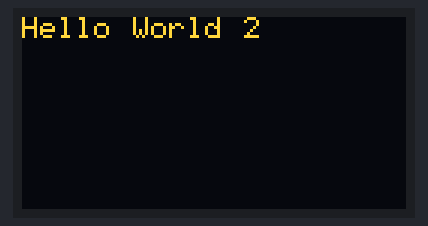
The sketch below on a simulated Arduino Uno, built with avr-gcc and run on an emulated ATmega328P. Parts: 128×64 one-colour display. Wiring (inferred from the names in the program): SSD1306 OLED at I2C address 0x3C. The OLED is the two-colour kind (top 16 rows yellow). At 0.2 s the program stops and its outputs stay as they are.

Above: at 0.2 s.

The sketch:

OLED_AVR.ino
```cpp
// (licence header left out)
// Define clock frequency and OLED I2C address
#define F_CPU 16000000UL
#define OLED_ADDRESS 0x3C
#define SCL_PIN    PC5   // Pin for SCL (Clock)
#define SDA_PIN    PC4   // Pin for SDA (Data)

// Display dimensions
#define DISPLAY_WIDTH 128
#define DISPLAY_HEIGHT 64

// Commands for the SSD1306 OLED
#define OLED_COMMAND 0x00
#define OLED_DATA 0x40

// 5x7 font data for digits 0-9
const uint8_t font5x7[][5] = {
    // 0-9
    {0x3E, 0x51, 0x49, 0x45, 0x3E}, // 0
    {0x00, 0x42, 0x7F, 0x40, 0x00}, // 1
    {0x42, 0x61, 0x51, 0x49, 0x46}, // 2
    {0x21, 0x41, 0x45, 0x4B, 0x31}, // 3
    {0x18, 0x14, 0x12, 0x7F, 0x10}, // 4
    {0x27, 0x45, 0x45, 0x45, 0x39}, // 5
    {0x3C, 0x4A, 0x49, 0x49, 0x30}, // 6
    {0x01, 0x71, 0x09, 0x05, 0x03}, // 7
    {0x36, 0x49, 0x49, 0x49, 0x36}, // 8
    {0x06, 0x49, 0x49, 0x29, 0x1E}, // 9
    // A-Z
    {0x7E, 0x11, 0x11, 0x11, 0x7E}, // A
    {0x7F, 0x49, 0x49, 0x49, 0x36}, // B
    {0x3E, 0x41, 0x41, 0x41, 0x22}, // C
    {0x7F, 0x41, 0x41, 0x22, 0x1C}, // D
    {0x7F, 0x49, 0x49, 0x49, 0x41}, // E
    {0x7F, 0x09, 0x09, 0x09, 0x01}, // F
    {0x3E, 0x41, 0x49, 0x49, 0x7A}, // G
    {0x7F, 0x08, 0x08, 0x08, 0x7F}, // H
    {0x41, 0x7F, 0x41}, // I
    {0x30, 0x40, 0x41, 0x3F, 0x01}, // J
    {0x7F, 0x08, 0x14, 0x22, 0x41}, // K
    {0x7F, 0x40, 0x40, 0x40}, // L
    {0x7F, 0x20, 0x10, 0x20, 0x7F}, // M
    {0x7F, 0x30, 0x0E, 0x01, 0x7F}, // N
    {0x3E, 0x41, 0x41, 0x41, 0x3E}, // O
    {0x7F, 0x09, 0x09, 0x09, 0x06}, // P
    {0x3E, 0x41, 0x51, 0x21, 0x5E}, // Q
    {0x7F, 0x09, 0x19, 0x29, 0x46}, // R
    {0x26, 0x49, 0x49, 0x49, 0x32}, // S
    {0x01, 0x01, 0x7F, 0x01, 0x01}, // T
    {0x3F, 0x40, 0x40, 0x40, 0x3F}, // U
    {0x1F, 0x20, 0x40, 0x20, 0x1F}, // V
    {0x3F, 0x40, 0x30, 0x40, 0x3F}, // W
    {0x63, 0x14, 0x08, 0x14, 0x63}, // X
    {0x07, 0x08, 0x70, 0x08, 0x07}, // Y
    {0x61, 0x51, 0x49, 0x45, 0x43}, // Z
    // a-z
    {0x00, 0x20, 0x54, 0x54, 0x78}, // a
    {0x7F, 0x48, 0x44, 0x44, 0x38}, // b
    {0x38, 0x44, 0x44, 0x44, 0x20}, // c
    {0x38, 0x44, 0x44, 0x48, 0x7F}, // d
    {0x38, 0x54, 0x54, 0x54, 0x18}, // e
    {0x08, 0x7E, 0x09, 0x01, 0x02}, // f
    {0x08, 0x14, 0x54, 0x54, 0x3C}, // g
    {0x7F, 0x08, 0x04, 0x04, 0x78}, // h
    {0x00, 0x44, 0x7D, 0x40, 0x00}, // i
    {0x20, 0x40, 0x44, 0x3D, 0x00}, // j
    {0x7F, 0x10, 0x28, 0x44, 0x00}, // k
    {0x00, 0x41, 0x7F, 0x40, 0x00}, // l
    {0x7C, 0x04, 0x18, 0x04, 0x78}, // m
    {0x7C, 0x08, 0x04, 0x04, 0x78}, // n
    {0x38, 0x44, 0x44, 0x44, 0x38}, // o
    {0xFC, 0x14, 0x14, 0x14, 0x08}, // p
    {0x08, 0x14, 0x14, 0x18, 0xFC}, // q
    {0x7C, 0x08, 0x04, 0x04, 0x08}, // r
    {0x48, 0x54, 0x54, 0x54, 0x20}, // s
    {0x04, 0x3F, 0x44, 0x40, 0x20}, // t
    {0x3C, 0x40, 0x40, 0x20, 0x7C}, // u
    {0x1C, 0x20, 0x40, 0x20, 0x1C}, // v
    {0x3C, 0x40, 0x30, 0x40, 0x3C}, // w
    {0x44, 0x28, 0x10, 0x28, 0x44}, // x
    {0x0C, 0x10, 0x60, 0x10, 0x0C}, // y
    {0x44, 0x4A, 0x49, 0x49, 0x31}, // z
};


void i2c_init(void) {
    // Set SCL and SDA as output pins (only if you are manually controlling the pins)
    DDRC |= (1 << SCL_PIN) | (1 << SDA_PIN);
    TWSR = 0x00;  // Set prescaler to 1
    TWBR = 0x0C;  // Set SCL frequency to 400kHz
    TWCR = (1 << TWEN);  // Enable TWI (I2C)
}

void i2c_start(void) {
    TWCR = (1 << TWINT) | (1 << TWSTA) | (1 << TWEN);
    while (!(TWCR & (1 << TWINT)));
}

void i2c_stop(void) {
    TWCR = (1 << TWINT) | (1 << TWSTO) | (1 << TWEN);
    while (TWCR & (1 << TWSTO));
}

void i2c_write(uint8_t data) {
    TWDR = data;
    TWCR = (1 << TWINT) | (1 << TWEN);
    while (!(TWCR & (1 << TWINT)));
}

void oled_command(uint8_t cmd) {
    i2c_start();
    i2c_write(OLED_ADDRESS << 1); // Write address
    i2c_write(OLED_COMMAND);
    i2c_write(cmd);
    i2c_stop();
}

void oled_data(uint8_t data) {
    i2c_start();
    i2c_write(OLED_ADDRESS << 1); // Write address
    i2c_write(OLED_DATA);
    i2c_write(data);
    i2c_stop();
}

void oled_init(void) {
    _delay_ms(100);  // Wait for OLED to power up
    oled_command(0xAE); // Display off
    oled_command(0xD5); // Set display clock divide ratio/oscillator frequency
    oled_command(0x80); // Set divide ratio
    oled_command(0xA8); // Set multiplex ratio(1 to 64)
    oled_command(0x3F); // 1/64 duty
    oled_command(0xD3); // Set display offset
    oled_command(0x00); // No offset
    oled_command(0x40); // Set display start line
    oled_command(0x8D); // Set charge pump
    oled_command(0x14); // Enable charge pump
    oled_command(0x20); // Set memory addressing mode
    oled_command(0x00); // Horizontal addressing mode
    oled_command(0xA1); // Set segment re-map
    oled_command(0xC8); // Set COM output scan direction
    oled_command(0xDA); // Set COM pins hardware configuration
    oled_command(0x12);
    oled_command(0x81); // Set contrast control
    oled_command(0xCF);
    oled_command(0xD9); // Set pre-charge period
    oled_command(0xF1);
    oled_command(0xDB); // Set VCOMH deselect level
    oled_command(0x40);
    oled_command(0xA4); // Disable entire display on
    oled_command(0xA6); // Set normal display
    oled_command(0xAF); // Display on
}

void oled_clear(void) {
    for (uint8_t i = 0; i < 8; i++) {
        oled_command(0xB0 + i); // Set page address
        oled_command(0x00); // Set lower column address
        oled_command(0x10); // Set higher column address
        for (uint8_t j = 0; j < 128; j++) {
            oled_data(0x00);
        }
    }
}

void oled_set_cursor(uint8_t x, uint8_t y) {
    oled_command(0xB0 + y); // Set page address
    oled_command(0x00 + (x & 0x0F)); // Set lower column address
    oled_command(0x10 + ((x >> 4) & 0x0F)); // Set higher column address
}

void oled_write_char(char c) {
    if (c >= '0' && c <= '9') {
        // Handle digits
        for (uint8_t i = 0; i < 5; i++) {
            oled_data(font5x7[c - '0'][i]);
        }
    } else if (c >= 'A' && c <= 'Z') {
        // Handle uppercase letters
        for (uint8_t i = 0; i < 5; i++) {
            oled_data(font5x7[c - 'A' + 10][i]);
        }
    } else if (c >= 'a' && c <= 'z') {
        // Handle lowercase letters
        for (uint8_t i = 0; i < 5; i++) {
            oled_data(font5x7[c - 'a' + 36][i]);
        }
    } else {
        // Handle unknown characters
        for (uint8_t i = 0; i < 6; i++) {
            oled_data(0x00); // Space for unknown characters
        }
    }
    oled_data(0x00); // Space between characters
}

void oled_write_string(const char* str) {
    while (*str) {
        oled_write_char(*str++);
    }
}


int main(void) {
    i2c_init();
    oled_init();

    //Add your Program foir oled here
    oled_clear();
    oled_set_cursor(0, 0); // Position the cursor at the top left
    oled_write_string("Hello World 2");

    while (1) {
        // Main loop, do nothing here
    }

    return 0;
}
```
